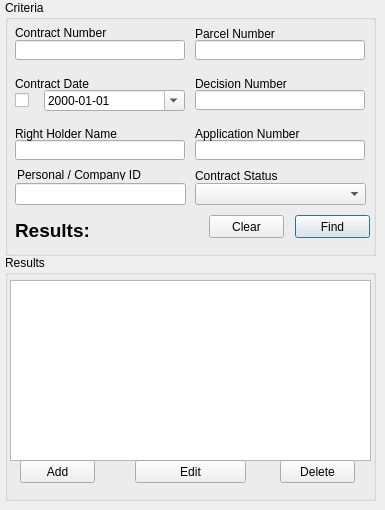
      <widget class="QWidget" name="contract_tab">
       <attribute name="title">
        <string>Contract</string>
       </attribute>
       <widget class="QGroupBox" name="groupBox_16">
        <property name="geometry">
         <rect>
          <x>5</x>
          <y>0</y>
          <width>371</width>
          <height>256</height>
         </rect>
        </property>
        <property name="title">
         <string>Criteria</string>
        </property>
        <widget class="QLineEdit" name="contract_num_edit">
         <property name="geometry">
          <rect>
           <x>10</x>
           <y>40</y>
           <width>170</width>
           <height>20</height>
          </rect>
         </property>
        </widget>
        <widget class="QLineEdit" name="contract_right_holder_num_edit">
         <property name="geometry">
          <rect>
           <x>10</x>
           <y>140</y>
           <width>170</width>
           <height>20</height>
          </rect>
         </property>
        </widget>
        <widget class="QLineEdit" name="contract_parcel_num_edit">
         <property name="geometry">
          <rect>
           <x>190</x>
           <y>40</y>
           <width>170</width>
           <height>20</height>
          </rect>
         </property>
        </widget>
        <widget class="QLineEdit" name="contract_application_num_edit">
         <property name="geometry">
          <rect>
           <x>190</x>
           <y>140</y>
           <width>170</width>
           <height>20</height>
          </rect>
         </property>
        </widget>
        <widget class="QLineEdit" name="contract_decision_num_edit">
         <property name="geometry">
          <rect>
           <x>190</x>
           <y>90</y>
           <width>170</width>
           <height>20</height>
          </rect>
         </property>
        </widget>
        <widget class="QLabel" name="label_41">
         <property name="geometry">
          <rect>
           <x>10</x>
           <y>25</y>
           <width>170</width>
           <height>16</height>
          </rect>
         </property>
         <property name="text">
          <string>Contract Number</string>
         </property>
        </widget>
        <widget class="QLabel" name="label_45">
         <property name="geometry">
          <rect>
           <x>10</x>
           <y>75</y>
           <width>170</width>
           <height>17</height>
          </rect>
         </property>
         <property name="text">
          <string>Contract Date</string>
         </property>
        </widget>
        <widget class="QLabel" name="label_46">
         <property name="geometry">
          <rect>
           <x>10</x>
           <y>125</y>
           <width>170</width>
           <height>17</height>
          </rect>
         </property>
         <property name="text">
          <string>Right Holder Name</string>
         </property>
        </widget>
        <widget class="QLabel" name="label_47">
         <property name="geometry">
          <rect>
           <x>190</x>
           <y>25</y>
           <width>170</width>
           <height>17</height>
          </rect>
         </property>
         <property name="text">
          <string>Parcel Number</string>
         </property>
        </widget>
        <widget class="QLabel" name="label_48">
         <property name="geometry">
          <rect>
           <x>190</x>
           <y>75</y>
           <width>170</width>
           <height>17</height>
          </rect>
         </property>
         <property name="text">
          <string>Decision Number</string>
         </property>
        </widget>
        <widget class="QLabel" name="label_49">
         <property name="geometry">
          <rect>
           <x>190</x>
           <y>125</y>
           <width>170</width>
           <height>17</height>
          </rect>
         </property>
         <property name="text">
          <string>Application Number</string>
         </property>
        </widget>
        <widget class="QDateEdit" name="contract_date">
         <property name="geometry">
          <rect>
           <x>39</x>
           <y>90</y>
           <width>141</width>
           <height>21</height>
          </rect>
         </property>
         <property name="displayFormat">
          <string>yyyy-MM-dd</string>
         </property>
         <property name="calendarPopup">
          <bool>true</bool>
         </property>
        </widget>
        <widget class="QPushButton" name="contract_clear_button">
         <property name="geometry">
          <rect>
           <x>204</x>
           <y>215</y>
           <width>75</width>
           <height>23</height>
          </rect>
         </property>
         <property name="text">
          <string>Clear</string>
         </property>
        </widget>
        <widget class="QPushButton" name="contract_find_button">
         <property name="geometry">
          <rect>
           <x>290</x>
           <y>215</y>
           <width>75</width>
           <height>23</height>
          </rect>
         </property>
         <property name="text">
          <string>Find</string>
         </property>
         <property name="default">
          <bool>true</bool>
         </property>
        </widget>
        <widget class="QCheckBox" name="contract_date_cbox">
         <property name="geometry">
          <rect>
           <x>10</x>
           <y>90</y>
           <width>21</width>
           <height>20</height>
          </rect>
         </property>
         <property name="text">
          <string/>
         </property>
        </widget>
        <widget class="QLabel" name="contract_results_label">
         <property name="geometry">
          <rect>
           <x>10</x>
           <y>220</y>
           <width>131</width>
           <height>20</height>
          </rect>
         </property>
         <property name="font">
          <font>
           <family>Lucida Grande</family>
           <pointsize>14</pointsize>
           <weight>75</weight>
           <bold>true</bold>
          </font>
         </property>
         <property name="text">
          <string>Results:</string>
         </property>
         <property name="alignment">
          <set>Qt::AlignLeading|Qt::AlignLeft|Qt::AlignVCenter</set>
         </property>
        </widget>
        <widget class="QLineEdit" name="personal_contract_edit">
         <property name="geometry">
          <rect>
           <x>10</x>
           <y>183</y>
           <width>171</width>
           <height>22</height>
          </rect>
         </property>
        </widget>
        <widget class="QLabel" name="label_73">
         <property name="geometry">
          <rect>
           <x>12</x>
           <y>170</y>
           <width>152</width>
           <height>10</height>
          </rect>
         </property>
         <property name="text">
          <string>Personal / Company ID</string>
         </property>
        </widget>
        <widget class="QComboBox" name="contract_status_cbox">
         <property name="geometry">
          <rect>
           <x>190</x>
           <y>183</y>
           <width>171</width>
           <height>22</height>
          </rect>
         </property>
        </widget>
        <widget class="QLabel" name="label_80">
         <property name="geometry">
          <rect>
           <x>190</x>
           <y>168</y>
           <width>171</width>
           <height>16</height>
          </rect>
         </property>
         <property name="text">
          <string>Contract Status</string>
         </property>
        </widget>
       </widget>
       <widget class="QGroupBox" name="groupBox_17">
        <property name="geometry">
         <rect>
          <x>5</x>
          <y>255</y>
          <width>371</width>
          <height>246</height>
         </rect>
        </property>
        <property name="title">
         <string>Results</string>
        </property>
        <widget class="QTableWidget" name="contract_results_twidget">
         <property name="geometry">
          <rect>
           <x>5</x>
           <y>25</y>
           <width>361</width>
           <height>181</height>
          </rect>
         </property>
         <property name="selectionMode">
          <enum>QAbstractItemView::ExtendedSelection</enum>
         </property>
        </widget>
        <widget class="QPushButton" name="contract_delete_button">
         <property name="geometry">
          <rect>
           <x>275</x>
           <y>205</y>
           <width>75</width>
           <height>23</height>
          </rect>
         </property>
         <property name="text">
          <string>Delete</string>
         </property>
        </widget>
        <widget class="QPushButton" name="contract_edit_button">
         <property name="geometry">
          <rect>
           <x>130</x>
           <y>205</y>
           <width>111</width>
           <height>23</height>
          </rect>
         </property>
         <property name="text">
          <string>Edit</string>
         </property>
        </widget>
        <widget class="QPushButton" name="contract_add_button">
         <property name="geometry">
          <rect>
           <x>15</x>
           <y>205</y>
           <width>75</width>
           <height>23</height>
          </rect>
         </property>
         <property name="text">
          <string>Add</string>
         </property>
        </widget>
       </widget>
      </widget>
